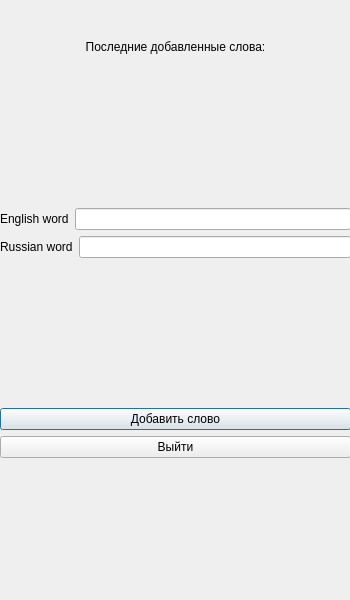
<?xml version="1.0" encoding="UTF-8"?>
<ui version="4.0">
 <class>addWord</class>
 <widget class="QDialog" name="addWord">
  <property name="geometry">
   <rect>
    <x>0</x>
    <y>0</y>
    <width>350</width>
    <height>600</height>
   </rect>
  </property>
  <property name="sizePolicy">
   <sizepolicy hsizetype="Fixed" vsizetype="Fixed">
    <horstretch>0</horstretch>
    <verstretch>0</verstretch>
   </sizepolicy>
  </property>
  <property name="windowTitle">
   <string>Dialog</string>
  </property>
  <widget class="QWidget" name="verticalLayoutWidget">
   <property name="geometry">
    <rect>
     <x>0</x>
     <y>0</y>
     <width>351</width>
     <height>601</height>
    </rect>
   </property>
   <layout class="QVBoxLayout" name="verticalLayout">
    <item>
     <layout class="QVBoxLayout" name="verticalLayout_2">
      <item>
       <layout class="QVBoxLayout" name="verticalLayout_3">
        <item>
         <spacer name="verticalSpacer_3">
          <property name="orientation">
           <enum>Qt::Vertical</enum>
          </property>
          <property name="sizeHint" stdset="0">
           <size>
            <width>20</width>
            <height>40</height>
           </size>
          </property>
         </spacer>
        </item>
        <item>
         <widget class="QLabel" name="label_3">
          <property name="text">
           <string>&lt;html&gt;&lt;head/&gt;&lt;body&gt;&lt;p align=&quot;center&quot;&gt;Последние добавленные слова:&lt;/p&gt;&lt;/body&gt;&lt;/html&gt;</string>
          </property>
         </widget>
        </item>
        <item>
         <spacer name="verticalSpacer_2">
          <property name="orientation">
           <enum>Qt::Vertical</enum>
          </property>
          <property name="sizeHint" stdset="0">
           <size>
            <width>20</width>
            <height>40</height>
           </size>
          </property>
         </spacer>
        </item>
        <item>
         <widget class="QLabel" name="lbl_en">
          <property name="text">
           <string>&lt;html&gt;&lt;head/&gt;&lt;body&gt;&lt;p align=&quot;center&quot;&gt;&lt;br/&gt;&lt;/p&gt;&lt;/body&gt;&lt;/html&gt;</string>
          </property>
         </widget>
        </item>
        <item>
         <widget class="QLabel" name="lbl_ru">
          <property name="text">
           <string>&lt;html&gt;&lt;head/&gt;&lt;body&gt;&lt;p align=&quot;center&quot;&gt;&lt;br/&gt;&lt;/p&gt;&lt;/body&gt;&lt;/html&gt;</string>
          </property>
         </widget>
        </item>
        <item>
         <spacer name="verticalSpacer">
          <property name="orientation">
           <enum>Qt::Vertical</enum>
          </property>
          <property name="sizeHint" stdset="0">
           <size>
            <width>20</width>
            <height>40</height>
           </size>
          </property>
         </spacer>
        </item>
        <item>
         <layout class="QHBoxLayout" name="horizontalLayout">
          <item>
           <widget class="QLabel" name="label">
            <property name="text">
             <string>English word</string>
            </property>
           </widget>
          </item>
          <item>
           <widget class="QLineEdit" name="en"/>
          </item>
         </layout>
        </item>
        <item>
         <layout class="QHBoxLayout" name="horizontalLayout_2">
          <item>
           <widget class="QLabel" name="label_2">
            <property name="text">
             <string>Russian word</string>
            </property>
           </widget>
          </item>
          <item>
           <widget class="QLineEdit" name="ru"/>
          </item>
         </layout>
        </item>
       </layout>
      </item>
      <item>
       <spacer name="verticalSpacer_5">
        <property name="orientation">
         <enum>Qt::Vertical</enum>
        </property>
        <property name="sizeHint" stdset="0">
         <size>
          <width>20</width>
          <height>40</height>
         </size>
        </property>
       </spacer>
      </item>
      <item>
       <widget class="QPushButton" name="pushButton">
        <property name="text">
         <string>Добавить слово</string>
        </property>
       </widget>
      </item>
      <item>
       <widget class="QPushButton" name="pb_quit">
        <property name="text">
         <string>Выйти</string>
        </property>
       </widget>
      </item>
      <item>
       <spacer name="verticalSpacer_4">
        <property name="orientation">
         <enum>Qt::Vertical</enum>
        </property>
        <property name="sizeHint" stdset="0">
         <size>
          <width>20</width>
          <height>40</height>
         </size>
        </property>
       </spacer>
      </item>
     </layout>
    </item>
   </layout>
  </widget>
 </widget>
 <resources/>
 <connections/>
</ui>
